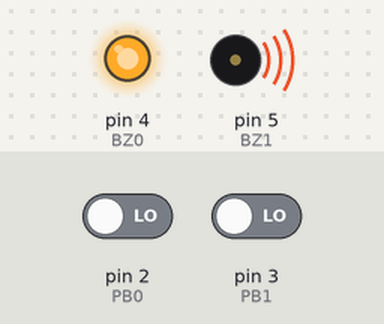
The sketch below on a simulated Arduino Uno, built with avr-gcc and run on an emulated ATmega328P. On the bench: output pins drawn as LEDs (lit = HIGH), buzzer (waves = sounding). The test bench sets the inputs (shaded band); at power-on: pin 2 (PB0) LOW, pin 3 (PB1) LOW.

Above: at 1.2 s.
1.3 s: pin 2 (PB0) driven HIGH
At 1.8 s:
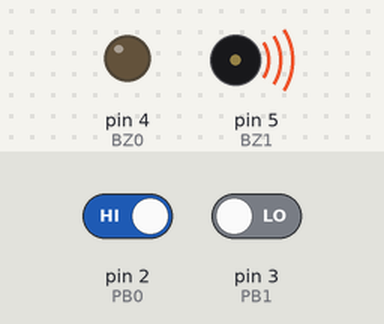
4.3 s: pin 2 (PB0) driven LOW
At 4.8 s:
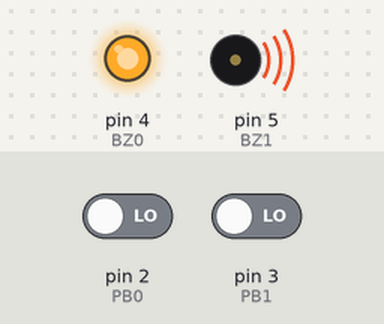
7.3 s: pin 3 (PB1) driven HIGH
At 8.2 s:
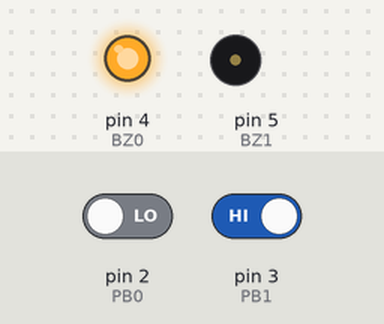
8.8 s: pin 3 (PB1) driven LOW
At 9.3 s:
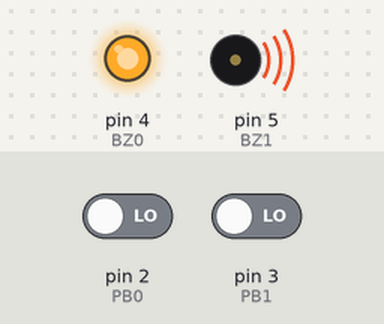
Timing chart, 0 to 11.8 s (numbered marks = the images above; inputs shaded):
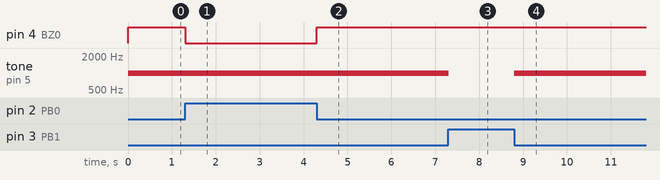

Measured:
- after the input at 1.3 s, pin 4 (BZ0): HIGH → LOW at once
- after the input at 4.3 s, pin 4 (BZ0): LOW → HIGH at once
- after the input at 7.3 s, tone on pin 5 (BZ1): 1000 Hz → silent at once
- after the input at 8.8 s, tone on pin 5 (BZ1): silent → 1000 Hz at once

The sketch:

ex2-1-1.ino
```cpp
//========== ex2-1-1.ino ============
//========== Global Declaration ============
// pins 2 and 3 connected to keys 0 and 1
// pin 4 connected to self drive buzzer, pin 5 connected to external drive buzzer
#define  PB0 2		// key 0 connected to digital pin 2
#define  PB1 3		// key 1 connected to digital pin 3
#define  BZ0 4		// self drive buzzer connected to digital pin 4
#define  BZ1 5		// external drive buzzer connected to digital pin 5
//========== Intialization ============
void setup()
{  pinMode(PB0, INPUT);	 // configure digital pin 2 as an input
   pinMode(PB1, INPUT);  // configure digital pin 3 as an input
   pinMode(BZ0, OUTPUT); // configure digital pin 4 as an output
   pinMode(BZ1, OUTPUT); // configure digital pin 5 as an output
}
//========== Main Code ============
void loop()
{  int in0=0,in1=0;		// declare integer variables in0 and in1
   in0=digitalRead(PB0);	// read and store key 0 state in in0
   if (!in0) digitalWrite(BZ0,1);  // if key 0 is pressed, the self drive buzzer beeps.
   else	digitalWrite(BZ0,0);	// otherwise, self drive buzzer off
   in1=digitalRead(PB1);	// read and store key 1 state in in1
   if (!in1)			// if key 1 is pressed,
    {	  tone(BZ1,1000);		// external drive buzzer generates a 1kHz tone
	      delay(100);		    // a delay of 0.1 second
	      noTone(BZ1);		  // turn the external drive buzzer off
    }
}
```
